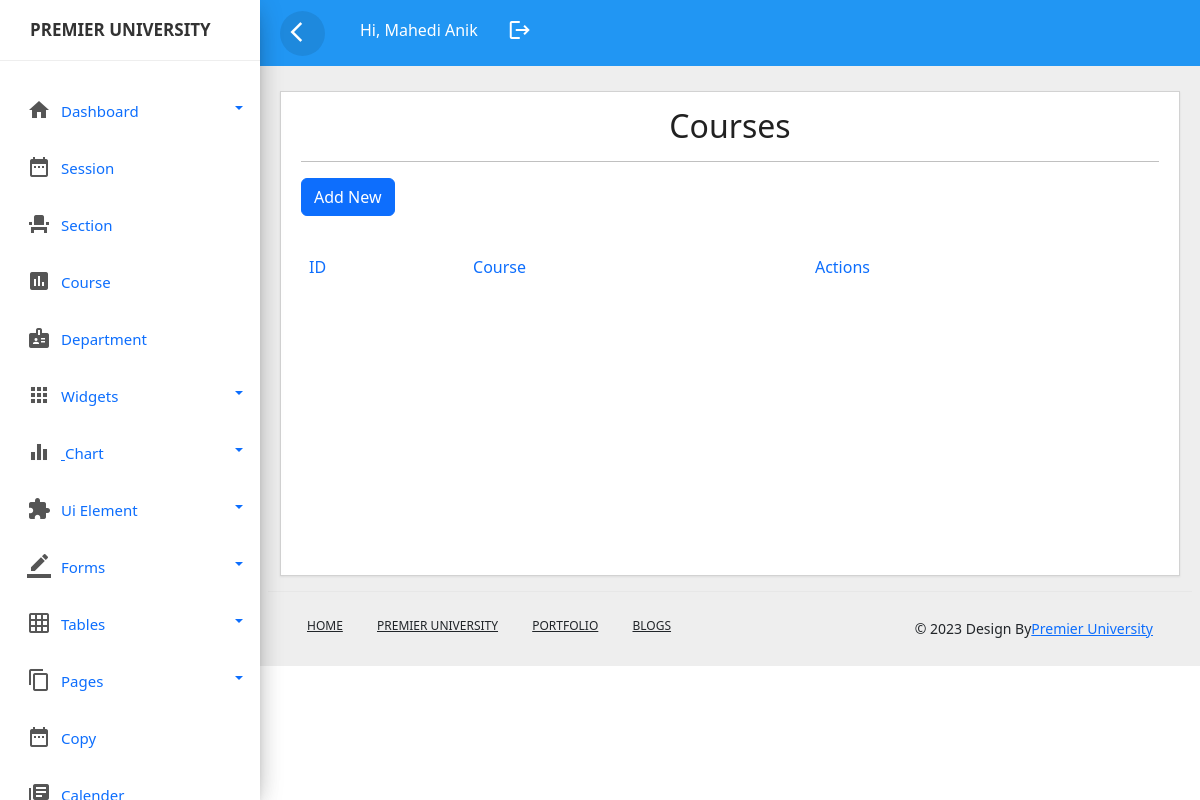
The page /course.php (signed in) on the database as committed earlier.
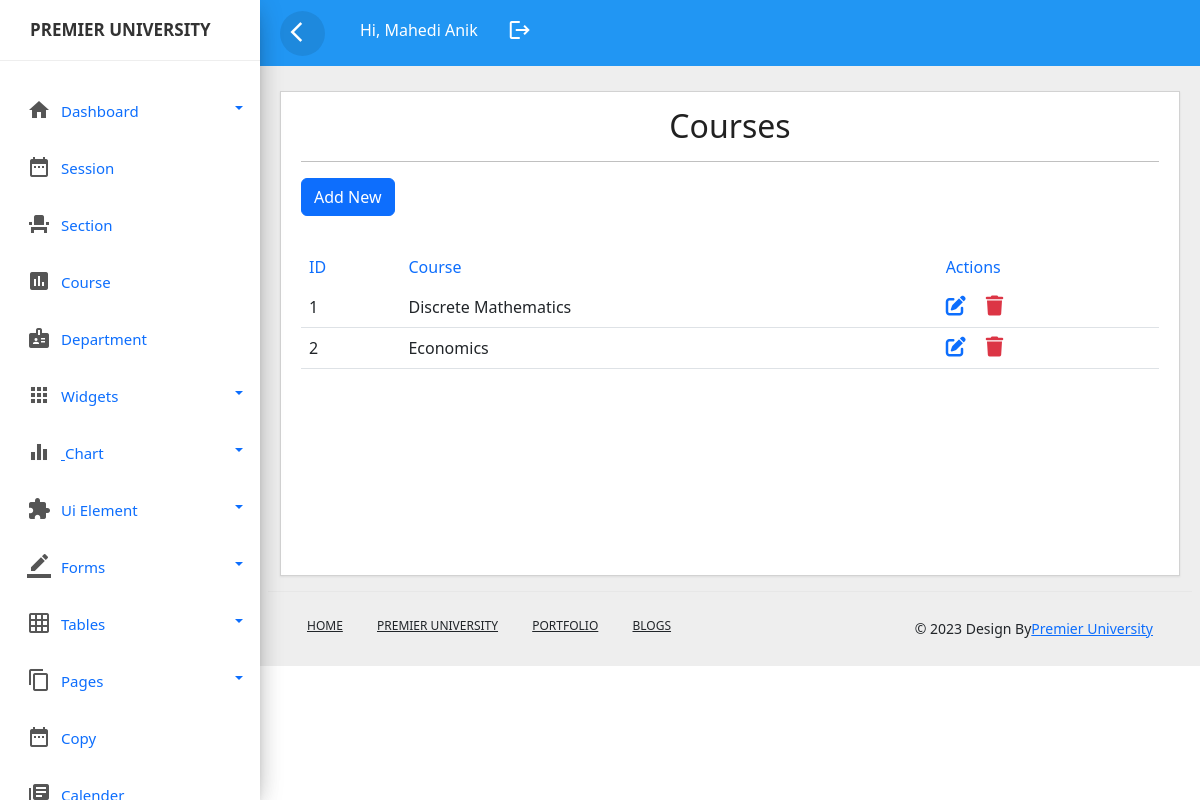
The same page on the database as committed later.
### tables this page shows
CREATE TABLE `course` (
  `courseid` int(11) NOT NULL,
  `course` varchar(255) NOT NULL
);

### course.php (the view, shortened to what this page needs)
<?php include_once('header.php');?>
<?php include_once('sidebar.php');?>
<?php include_once('top-header.php');?>
<!DOCTYPE html>
<html lang="en">
<head>
	<link rel="stylesheet" href="css/style.css">
 <link href="https://cdn.jsdelivr.net/npm/bootstrap@5.2.3/dist/css/bootstrap.min.css" rel="stylesheet">
 <link rel="stylesheet" href="https://cdnjs.cloudflare.com/ajax/libs/font-awesome/6.4.0/css/all.min.css" />
</head>
<body>
	<div class="main-content">
		<div class="row">
			<div class="col-lg-12 col-md-12">
				<div class="card" style="min-height:485px">
					<div class="card-header card-header-text">
						<h2 class="card-title" style="text-align: center;">Courses</h2>
						<hr>
						<a href="add_course.php" class="btn btn-primary mb-3">Add New</a>
					</div>
					<div class="card-content table-responsive">
						<table class="table table-hover">
							<thead class="text-primary">
								<tr><th>ID</th>
									<th>Course</th>
									<th>Actions</th>
								</tr>
							</thead>
							<tbody>
								<?php
									@include 'config.php';
									$query=mysqli_query($conn,"select * from `course`");
									while($row=mysqli_fetch_array($query)){
									?>
									<tr>
										<td><?php echo ucwords($row['courseid']); ?></td>
										<td><?php echo ucwords($row['course']); ?></td>
										<td>
											 <a href="edit_course.php?id=<?php echo $row['courseid'] ?>" ><i class="fa-solid fa-pen-to-square fs-5 me-3"></i></a>
             <a href="delete_course.php?id=<?php echo $row['courseid'] ?>" class="link-danger"><i class="fa-solid fa-trash fs-5"></i></a>
										</td>
									</tr>
									<?php
									}
								?>
							</tbody>
						</table>
					</div>
				</div>
			</div>
		</body>
		<?php include_once('footer.php');?>
		</html>

Rows that differ between the two databases and show on the page:
added course: courseid "1", course "Discrete Mathematics"
added course: courseid "2", course "Economics"
